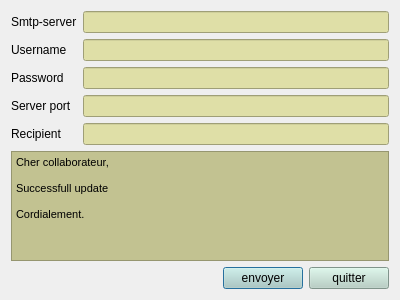
<?xml version="1.0" encoding="UTF-8"?>
<ui version="4.0">
 <class>Dialog</class>
 <widget class="QDialog" name="Dialog">
  <property name="geometry">
   <rect>
    <x>0</x>
    <y>0</y>
    <width>400</width>
    <height>300</height>
   </rect>
  </property>
  <property name="windowTitle">
   <string>Envoyer mail</string>
  </property>
  <layout class="QVBoxLayout" name="verticalLayout_2">
   <item>
    <layout class="QVBoxLayout" name="verticalLayout">
     <item>
      <layout class="QFormLayout" name="formLayout">
       <item row="0" column="0">
        <widget class="QLabel" name="label">
         <property name="text">
          <string>Smtp-server</string>
         </property>
        </widget>
       </item>
       <item row="1" column="0">
        <widget class="QLabel" name="label_2">
         <property name="text">
          <string>Username</string>
         </property>
        </widget>
       </item>
       <item row="2" column="0">
        <widget class="QLabel" name="label_3">
         <property name="text">
          <string>Password</string>
         </property>
        </widget>
       </item>
       <item row="3" column="0">
        <widget class="QLabel" name="label_4">
         <property name="text">
          <string>Server port</string>
         </property>
        </widget>
       </item>
       <item row="4" column="0">
        <widget class="QLabel" name="label_5">
         <property name="text">
          <string>Recipient</string>
         </property>
        </widget>
       </item>
       <item row="0" column="1">
        <widget class="QLineEdit" name="server">
         <property name="styleSheet">
          <string notr="true">background-color: rgb(223, 223, 167);</string>
         </property>
        </widget>
       </item>
       <item row="1" column="1">
        <widget class="QLineEdit" name="uname">
         <property name="styleSheet">
          <string notr="true">background-color: rgb(223, 223, 167);</string>
         </property>
        </widget>
       </item>
       <item row="2" column="1">
        <widget class="QLineEdit" name="passwd">
         <property name="styleSheet">
          <string notr="true">background-color: rgb(223, 223, 167);</string>
         </property>
        </widget>
       </item>
       <item row="3" column="1">
        <widget class="QLineEdit" name="port">
         <property name="styleSheet">
          <string notr="true">background-color: rgb(223, 223, 167);</string>
         </property>
        </widget>
       </item>
       <item row="4" column="1">
        <widget class="QLineEdit" name="recipient">
         <property name="styleSheet">
          <string notr="true">background-color: rgb(223, 223, 167);</string>
         </property>
        </widget>
       </item>
      </layout>
     </item>
     <item>
      <layout class="QHBoxLayout" name="horizontalLayout_2">
       <item>
        <widget class="QTextEdit" name="message">
         <property name="styleSheet">
          <string notr="true">background-color: rgb(194, 194, 145);
</string>
         </property>
         <property name="html">
          <string>&lt;!DOCTYPE HTML PUBLIC &quot;-//W3C//DTD HTML 4.0//EN&quot; &quot;http://www.w3.org/TR/REC-html40/strict.dtd&quot;&gt;
&lt;html&gt;&lt;head&gt;&lt;meta name=&quot;qrichtext&quot; content=&quot;1&quot; /&gt;&lt;style type=&quot;text/css&quot;&gt;
p, li { white-space: pre-wrap; }
&lt;/style&gt;&lt;/head&gt;&lt;body style=&quot; font-family:'MS Shell Dlg 2'; font-size:8.25pt; font-weight:400; font-style:normal;&quot;&gt;
&lt;p style=&quot; margin-top:0px; margin-bottom:0px; margin-left:0px; margin-right:0px; -qt-block-indent:0; text-indent:0px;&quot;&gt;Cher collaborateur,&lt;/p&gt;
&lt;p style=&quot;-qt-paragraph-type:empty; margin-top:0px; margin-bottom:0px; margin-left:0px; margin-right:0px; -qt-block-indent:0; text-indent:0px;&quot;&gt;&lt;br /&gt;&lt;/p&gt;
&lt;p style=&quot; margin-top:0px; margin-bottom:0px; margin-left:0px; margin-right:0px; -qt-block-indent:0; text-indent:0px;&quot;&gt;Successfull update&lt;/p&gt;
&lt;p style=&quot;-qt-paragraph-type:empty; margin-top:0px; margin-bottom:0px; margin-left:0px; margin-right:0px; -qt-block-indent:0; text-indent:0px;&quot;&gt;&lt;br /&gt;&lt;/p&gt;
&lt;p style=&quot; margin-top:0px; margin-bottom:0px; margin-left:0px; margin-right:0px; -qt-block-indent:0; text-indent:0px;&quot;&gt;Cordialement.&lt;/p&gt;&lt;/body&gt;&lt;/html&gt;</string>
         </property>
        </widget>
       </item>
      </layout>
     </item>
     <item>
      <layout class="QHBoxLayout" name="horizontalLayout">
       <item>
        <spacer name="horizontalSpacer">
         <property name="orientation">
          <enum>Qt::Horizontal</enum>
         </property>
         <property name="sizeHint" stdset="0">
          <size>
           <width>40</width>
           <height>20</height>
          </size>
         </property>
        </spacer>
       </item>
       <item>
        <widget class="QPushButton" name="pushButton_2">
         <property name="styleSheet">
          <string notr="true">background-color: rgb(179, 207, 194);</string>
         </property>
         <property name="text">
          <string>envoyer</string>
         </property>
        </widget>
       </item>
       <item>
        <widget class="QPushButton" name="pushButton">
         <property name="autoFillBackground">
          <bool>false</bool>
         </property>
         <property name="styleSheet">
          <string notr="true">background-color: rgb(179, 207, 194);</string>
         </property>
         <property name="text">
          <string>quitter</string>
         </property>
         <property name="checkable">
          <bool>false</bool>
         </property>
         <property name="autoRepeat">
          <bool>false</bool>
         </property>
         <property name="autoExclusive">
          <bool>false</bool>
         </property>
         <property name="flat">
          <bool>false</bool>
         </property>
        </widget>
       </item>
      </layout>
     </item>
    </layout>
   </item>
  </layout>
 </widget>
 <resources/>
 <connections/>
</ui>
